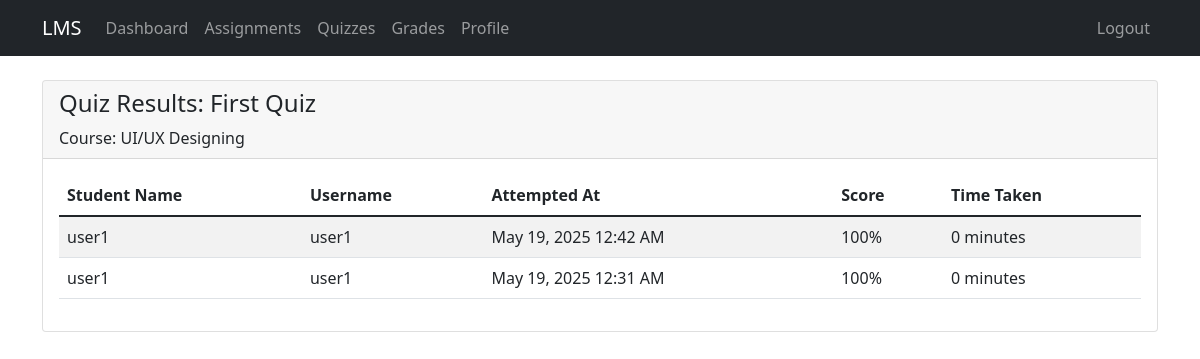
Screenshot of /view_quiz_results.php?id=1 (signed in) with the database file from the repository.
### tables this page shows
CREATE TABLE `quizzes` (
  `quiz_id` int(11) NOT NULL,
  `course_id` int(11) NOT NULL,
  `title` varchar(150) NOT NULL,
  `description` text DEFAULT NULL,
  `created_at` timestamp NOT NULL DEFAULT current_timestamp()
);

CREATE TABLE `courses` (
  `course_id` int(11) NOT NULL,
  `title` varchar(150) NOT NULL,
  `description` text DEFAULT NULL,
  `instructor_id` int(11) NOT NULL,
  `created_at` timestamp NOT NULL DEFAULT current_timestamp()
);

CREATE TABLE `quiz_attempts` (
  `attempt_id` int(11) NOT NULL,
  `quiz_id` int(11) NOT NULL,
  `user_id` int(11) NOT NULL,
  `score` float DEFAULT NULL,
  `max_score` float DEFAULT NULL,
  `started_at` datetime NOT NULL DEFAULT current_timestamp(),
  `completed_at` datetime DEFAULT NULL
);

CREATE TABLE `users` (
  `user_id` int(11) NOT NULL,
  `username` varchar(50) NOT NULL,
  `email` varchar(100) NOT NULL,
  `password` varchar(255) NOT NULL,
  `role` enum('student','instructor','admin') NOT NULL DEFAULT 'student',
  `full_name` varchar(100) DEFAULT NULL,
  `created_at` timestamp NOT NULL DEFAULT current_timestamp()
);

### view_quiz_results.php (the view, shortened to what this page needs)
<?php
require_once "config/database.php";
$quiz_id = (int)$_GET['id'];
$sql = "SELECT q.*, c.title as course_title, c.instructor_id
        FROM quizzes q
        JOIN courses c ON q.course_id = c.course_id
        WHERE q.quiz_id = ?";
$stmt = mysqli_prepare($conn, $sql);
mysqli_stmt_bind_param($stmt, "i", $quiz_id);
mysqli_stmt_execute($stmt);
$result = mysqli_stmt_get_result($stmt);
$quiz = mysqli_fetch_assoc($result);
$sql = "SELECT qa.*,
               TIMESTAMPDIFF(MINUTE, qa.started_at, qa.completed_at) AS time_taken,
               u.username, u.full_name
        FROM quiz_attempts qa
        JOIN users u ON qa.user_id = u.user_id
        WHERE qa.quiz_id = ?
        ORDER BY qa.completed_at DESC";
$stmt = mysqli_prepare($conn, $sql);
mysqli_stmt_bind_param($stmt, "i", $quiz_id);
mysqli_stmt_execute($stmt);
$attempts = mysqli_stmt_get_result($stmt);
?>
<!DOCTYPE html>
<html lang="en">
<head>
    <link href="https://cdn.jsdelivr.net/npm/bootstrap@5.1.3/dist/css/bootstrap.min.css" rel="stylesheet">
</head>
<body>
    <nav class="navbar navbar-expand-lg navbar-dark bg-dark">
        <div class="container">
            <a class="navbar-brand" href="index.php">LMS</a>
            <div class="collapse navbar-collapse" id="navbarNav">
                <ul class="navbar-nav">
                    <li class="nav-item">
                        <a class="nav-link" href="index.php">Dashboard</a>
                    </li>
                    <li class="nav-item">
                        <a class="nav-link" href="assignments.php">Assignments</a>
                    </li>
                    <li class="nav-item">
                        <a class="nav-link" href="quizzes.php">Quizzes</a>
                    </li>
                    <li class="nav-item">
                        <a class="nav-link" href="grades.php">Grades</a>
                    </li>
                    <li class="nav-item">
                        <a class="nav-link" href="profile.php">Profile</a>
                    </li>
                </ul>
                <ul class="navbar-nav ms-auto">
                    <li class="nav-item">
                        <a class="nav-link" href="logout.php">Logout</a>
                    </li>
                </ul>
            </div>
        </div>
    </nav>
    <div class="container mt-4">
        <div class="card">
            <div class="card-header">
                <h4>Quiz Results: <?php echo htmlspecialchars($quiz['title']); ?></h4>
                <p class="mb-0">Course: <?php echo htmlspecialchars($quiz['course_title']); ?></p>
            </div>
            <div class="card-body">
                <div class="table-responsive">
                    <table class="table table-striped">
                        <thead>
                            <tr>
                                <th>Student Name</th>
                                <th>Username</th>
                                <th>Attempted At</th>
                                <th>Score</th>
                                <th>Time Taken</th>
                            </tr>
                        </thead>
                        <tbody>
                            <?php while ($attempt = mysqli_fetch_assoc($attempts)): ?>
                                <tr>
                                    <td><?php echo htmlspecialchars($attempt['full_name'] ?: $attempt['username']); ?></td>
                                    <td><?php echo htmlspecialchars($attempt['username']); ?></td>
                                    <td><?php echo date('F j, Y g:i A', strtotime($attempt['completed_at'])); ?></td>
                                    <td><?php echo htmlspecialchars($attempt['score']); ?>%</td>
                                    <td>
                                        <?php echo isset($attempt['time_taken']) ? htmlspecialchars($attempt['time_taken']) . ' minutes' : 'N/A'; ?>
                                    </td>
                                </tr>
                            <?php endwhile; ?>
                        </tbody>
                    </table>
                </div>
            </div>
        </div>
    </div>
</body>
</html>

### rows the page displays
quizzes: title "First Quiz", course.title "UI/UX Designing"
quiz_attempts: user.username "user1", completed_at "May 19, 2025 12:42 AM", score "100", time_taken "0"
quiz_attempts: user.username "user1", completed_at "May 19, 2025 12:31 AM", score "100", time_taken "0"
